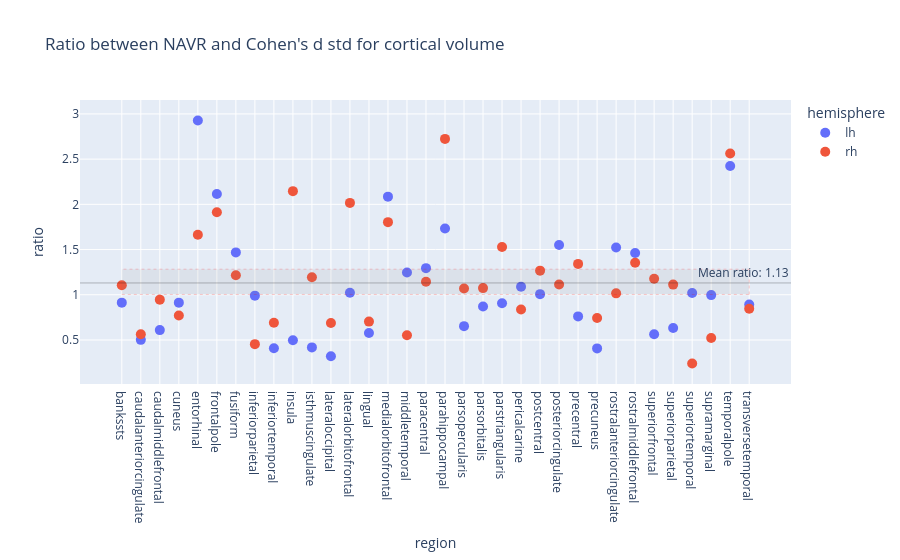

Notebook cell for this chart:
### Code cell
# Difference between ratio and cohen's d std estimated from the same data
cohend_d_std["NAVR"] = navr_df["NAVR"].values

alpha = np.sqrt(4 / (pop1.shape[0] + pop2.shape[0]))
print(f"2/sqrt(D) factor: {alpha:.4f}")

cohend_d_std["ratio"] = cohend_d_std["cohen_d_mean"] / (alpha * cohend_d_std["NAVR"])

# get mean CI with bootstrap
bootstrap_results = bootstrap(
    (cohend_d_std["ratio"].values,),
    np.mean,
    confidence_level=0.95,
    n_resamples=10000,
    random_state=42,
)
observed_value = bootstrap_results.bootstrap_distribution.mean()
ci_lower = bootstrap_results.confidence_interval.low
ci_upper = bootstrap_results.confidence_interval.high
print(
    f"Bootstrap confidence interval for mean ratio: {observed_value:.4f} with CI at 95% [{ci_lower:.4f}, {ci_upper:.4f}]"
)

cohend_d_std = cohend_d_std[cohend_d_std["region"].isin(regions_template)]
fig = px.scatter(
    cohend_d_std,
    x="region",
    y="ratio",
    hover_name="region",
    color="hemisphere",
    title="Ratio between NAVR and Cohen's d std for cortical volume",
).update_traces(marker=dict(size=10))
# Add horizontal line with CI at 95%
fig.add_hline(
    y=observed_value,
    line_color="rgba(0,0,0,.25)",
    line_dash="solid",
    line_width=1,
    annotation_text=f"Mean ratio: {observed_value:.2f}",
    annotation_position="top right",
)
fig.add_trace(
    go.Scatter(
        x=np.concatenate([cohend_d_std["region"], cohend_d_std["region"][::-1]]),
        y=[ci_lower] * len(cohend_d_std["region"])
        + [ci_upper] * len(cohend_d_std["region"]),
        fill="toself",
        fillcolor="rgba(125, 125, 125, 0.1)",
        line=dict(color="rgba(255,0,0,0.2)", width=1, dash="dot"),
        hoverinfo="skip",
        showlegend=False,
    )
)

### Figure 1 — Plotly figure (JSON) as saved in the notebook; plotly's stock layout.template omitted (floating-point values rounded to 4 significant figures; data arrays with more than 128 entries replaced by an {"elided": "..."} marker saying what was removed)
{"data": [{"hovertemplate": "<b>%{hovertext}</b><br><br>hemisphere=lh<br>region=%{x}<br>ratio=%{y}<extra></extra>", "hovertext": ["bankssts", "caudalanteriorcingulate", "caudalmiddlefrontal", "cuneus", "entorhinal", "frontalpole", "fusiform", "inferiorparietal", "inferiortemporal", "insula", "isthmuscingulate", "lateraloccipital", "lateralorbitofrontal", "lingual", "medialorbitofrontal", "middletemporal", "paracentral", "parahippocampal", "parsopercularis", "parsorbitalis", "parstriangularis", "pericalcarine", "postcentral", "posteriorcingulate", "precentral", "precuneus", "rostralanteriorcingulate", "rostralmiddlefrontal", "superiorfrontal", "superiorparietal", "superiortemporal", "supramarginal", "temporalpole", "transversetemporal"], "legendgroup": "lh", "marker": {"color": "#636efa", "size": 10, "symbol": "circle"}, "mode": "markers", "name": "lh", "orientation": "v", "showlegend": true, "type": "scatter", "x": ["bankssts", "caudalanteriorcingulate", "caudalmiddlefrontal", "cuneus", "entorhinal", "frontalpole", "fusiform", "inferiorparietal", "inferiortemporal", "insula", "isthmuscingulate", "lateraloccipital", "lateralorbitofrontal", "lingual", "medialorbitofrontal", "middletemporal", "paracentral", "parahippocampal", "parsopercularis", "parsorbitalis", "parstriangularis", "pericalcarine", "postcentral", "posteriorcingulate", "precentral", "precuneus", "rostralanteriorcingulate", "rostralmiddlefrontal", "superiorfrontal", "superiorparietal", "superiortemporal", "supramarginal", "temporalpole", "transversetemporal"], "xaxis": "x", "y": [0.9129, 0.5017, 0.6093, 0.913, 2.928, 2.114, 1.468, 0.9905, 0.4081, 0.4971, 0.4183, 0.3199, 1.022, 0.5782, 2.085, 1.247, 1.294, 1.733, 0.6533, 0.8711, 0.9064, 1.088, 1.007, 1.551, 0.7612, 0.4074, 1.524, 1.461, 0.5636, 0.6322, 1.02, 0.9963, 2.424, 0.8928], "yaxis": "y"}, {"hovertemplate": "<b>%{hovertext}</b><br><br>hemisphere=rh<br>region=%{x}<br>ratio=%{y}<extra></extra>", "hovertext": ["bankssts", "caudalanteriorcingulate", "caudalmiddlefrontal", "cuneus", "entorhinal", "frontalpole", "fusiform", "inferiorparietal", "inferiortemporal", "insula", "isthmuscingulate", "lateraloccipital", "lateralorbitofrontal", "lingual", "medialorbitofrontal", "middletemporal", "paracentral", "parahippocampal", "parsopercularis", "parsorbitalis", "parstriangularis", "pericalcarine", "postcentral", "posteriorcingulate", "precentral", "precuneus", "rostralanteriorcingulate", "rostralmiddlefrontal", "superiorfrontal", "superiorparietal", "superiortemporal", "supramarginal", "temporalpole", "transversetemporal"], "legendgroup": "rh", "marker": {"color": "#EF553B", "size": 10, "symbol": "circle"}, "mode": "markers", "name": "rh", "orientation": "v", "showlegend": true, "type": "scatter", "x": ["bankssts", "caudalanteriorcingulate", "caudalmiddlefrontal", "cuneus", "entorhinal", "frontalpole", "fusiform", "inferiorparietal", "inferiortemporal", "insula", "isthmuscingulate", "lateraloccipital", "lateralorbitofrontal", "lingual", "medialorbitofrontal", "middletemporal", "paracentral", "parahippocampal", "parsopercularis", "parsorbitalis", "parstriangularis", "pericalcarine", "postcentral", "posteriorcingulate", "precentral", "precuneus", "rostralanteriorcingulate", "rostralmiddlefrontal", "superiorfrontal", "superiorparietal", "superiortemporal", "supramarginal", "temporalpole", "transversetemporal"], "xaxis": "x", "y": [1.106, 0.5631, 0.946, 0.77, 1.664, 1.913, 1.216, 0.4543, 0.6903, 2.146, 1.193, 0.6873, 2.016, 0.7036, 1.803, 0.5519, 1.144, 2.724, 1.07, 1.074, 1.527, 0.8369, 1.267, 1.113, 1.342, 0.7442, 1.016, 1.353, 1.178, 1.113, 0.2396, 0.5224, 2.562, 0.8457], "yaxis": "y"}, {"fill": "toself", "fillcolor": "rgba(125, 125, 125, 0.1)", "hoverinfo": "skip", "line": {"color": "rgba(255,0,0,0.2)", "dash": "dot", "width": 1}, "showlegend": false, "type": "scatter", "x": {"elided": "136 str values"}, "y": {"elided": "136 float values"}}], "layout": {"annotations": [{"showarrow": false, "text": "Mean ratio: 1.13", "x": 1, "xanchor": "right", "xref": "x domain", "y": 1.131, "yanchor": "bottom", "yref": "y"}], "legend": {"title": {"text": "hemisphere"}, "tracegroupgap": 0}, "shapes": [{"line": {"color": "rgba(0,0,0,.25)", "dash": "solid", "width": 1}, "type": "line", "x0": 0, "x1": 1, "xref": "x domain", "y0": 1.131, "y1": 1.131, "yref": "y"}], "title": {"text": "Ratio between NAVR and Cohen's d std for cortical volume"}, "xaxis": {"anchor": "y", "domain": [0, 1], "title": {"text": "region"}}, "yaxis": {"anchor": "x", "domain": [0, 1], "title": {"text": "ratio"}}}}
